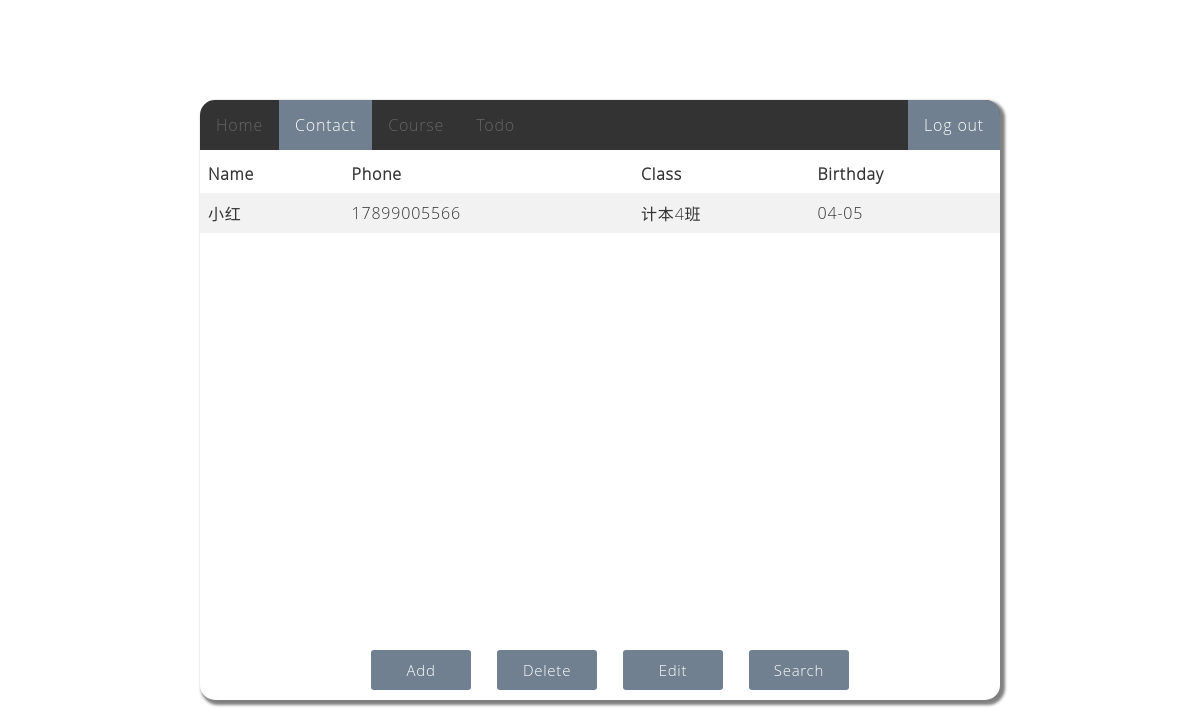
Screenshot of /php/search2.php?class=计本4班 (signed in) with the database file from the repository.
### tables this page shows
CREATE TABLE contacts
(
  `id`        INT         NOT NULL UNIQUE  AUTO_INCREMENT COMMENT '通讯录id',
  `name`      VARCHAR(20) NOT NULL UNIQUE  COMMENT '姓名',
  `phone`     VARCHAR(20) NoT NULL         COMMENT '电话',
  `class`     VARCHAR(50) NULL             COMMENT '班级',
  `birth_m`   INT         NULL             COMMENT '生日月',
  `birth_d`   INT         NULL             COMMENT '生日天',
  `u_id`      INT         NOT NULL         COMMENT '所属用户id',
  PRIMARY KEY (`id`)
);

### php/search2.php (the view, shortened to what this page needs)
<!DOCTYPE html>
<html lang="en">
  <head>
    <link rel="stylesheet" href="../css/contact.css" />
  </head>
  <body>
    <div class="home-wrapper">
      <div class="title_show">
        <ul class="title_show">
          <li><a href="home.php">Home</a></li>
          <li><a class="active" href="contact.php">Contact</a></li>
          <li><a href="course.php">Course</a></li>
          <li><a href="todo.php">Todo</a></li>
          <li style="float: right;">
            <a class="active" href="login.php">Log out</a>
          </li>
        </ul>
      </div>
      <div class="main">
        <div class="table_show">
          <table>
            <tr>
              <th>Name</th>
              <th>Phone</th>
              <th>Class</th>
              <th>Birthday</th>
            </tr>
            <?php
              include ('dbcn.php');
              $id = $_SESSION["uid"];
              $_class = $_GET["class"];
              $sql = "SELECT * FROM contacts WHERE `u_id` = $id AND `class` = '$_class' ";
              $result = $conn->query($sql);
              while($row = $result->fetch_assoc()){
                echo "<tr>";
                echo "<td>".$row["name"]."</td>";
                echo "<td>".$row["phone"]."</td>";
                echo "<td>".$row["class"]."</td>";
                echo "<td>";
                if ($row["birth_m"]<10) {
                  echo "0".$row["birth_m"]."-";
                }else {
                  echo $row["birth_m"]."-";
                }
                if ($row["birth_d"]<10) {
                  echo "0".$row["birth_d"]."</td>";
                } else {
                  echo $row["birth_d"]."</td>";
                }
                echo "</tr>";
              }
              ?>
          </table>
        </div>
        <div class="mbtn">
          <button type="menu" >Add</button>
          <button type="menu" >Delete</button>
          <button type="menu" >Edit</button>
          <button type="menu" class="active" onclick="location.href='contact.php'">Search</button>
        </div>
      </div>
    </div>
  </body>
</html>

### css/contact.css (style rules this page uses)
* { padding: 0; margin: 0; font-family: "Open Sans Light"; letter-spacing: 0.05em; }
html { height: 100%; }
body { height: 100%; }
.home-wrapper { box-shadow: 3px 3px 3px 2px grey; background-color: #fff; width: 800px; height: 600px; border-radius: 15px; padding: 0px; position: relative; left: 50%; top: 50%; transform: translate(-50%, -50%); }
.title_show ul { list-style-type: none; margin: 0; padding: 0; overflow: hidden; background-color: #333; border-radius: 15px 15px 0px 0px; }
.title_show li { float: left; }
.title_show li a { display: block; color: #666; text-align: center; padding: 14px 16px; text-decoration: none; }
.title_show li a.active { color: white; background-color:slategrey ; }
.main { color: #333; }
.table_show { width: auto; height: 480px; padding-top: 5px; }
.table_show table { overflow-y: auto; border-collapse: collapse; width: 100%; margin: auto; }
.table_show th, td { text-align: left; padding: 8px; }
.table_show tr:nth-child(even) { background-color: #f2f2f2 }
.mbtn { text-align: center; padding: 10px; width: 100%; margin-top: 5px; border: none; color: #fff; font-size: 120%; }
.mbtn button { width: 100px; height: 40px; border-style: none; border-radius: 3px; background-color: slategray; outline: none; color: white; font-size: 15px; margin-left: 10px; margin-right: 10px; }

### rows the page displays
contacts: name "小红", phone "17899005566", class "计本4班", birth_m "4", birth_d "5"
